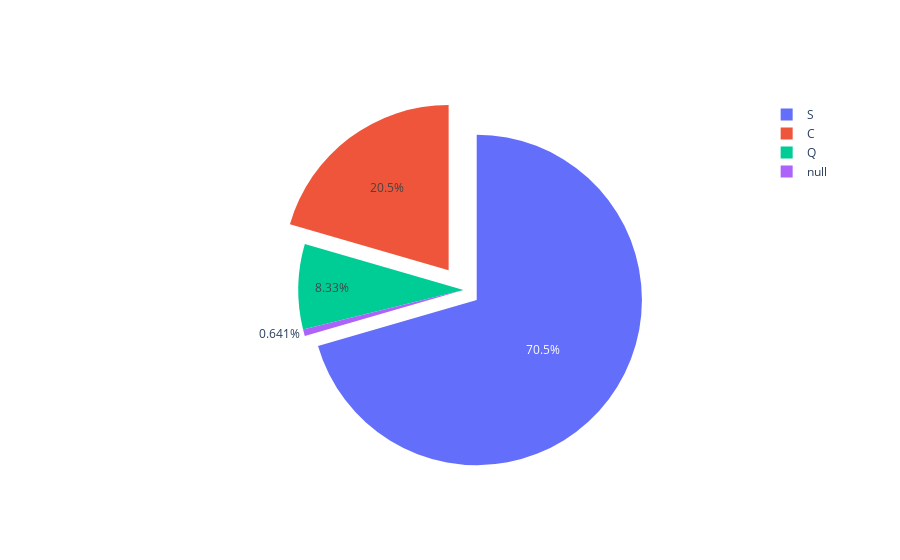

The cell this chart's notebook holds for it:
### Code cell
fig = go.Figure(data=[go.Pie(labels=data['Embarked'], pull=[.1, .15, .15, 0])])
fig.show()

### Figure 1 — Plotly figure (JSON) as saved in the notebook; plotly's stock layout.template omitted (floating-point values rounded to 4 significant figures; data arrays with more than 128 entries replaced by an {"elided": "..."} marker saying what was removed)
{"data": [{"labels": {"elided": "156 str values"}, "pull": [0.1, 0.15, 0.15, 0], "type": "pie"}], "layout": {}}
